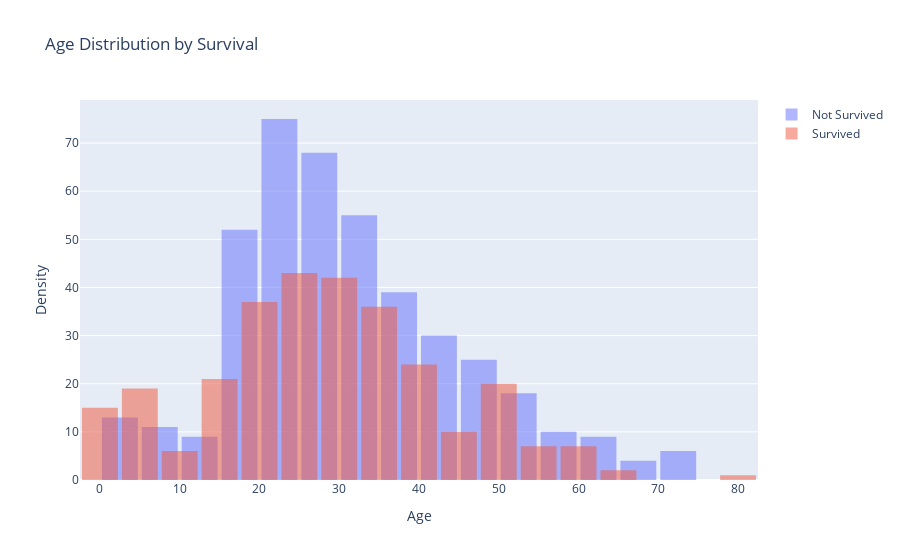

Notebook cell for this chart:
### Code cell
import plotly.express as px
import plotly.graph_objects as go


fig = go.Figure()

fig.add_trace(go.Histogram(x=df[df['Survived']==0]['Age'], name='Not Survived', opacity=0.5))
fig.add_trace(go.Histogram(x=df[df['Survived']==1]['Age'], name='Survived', opacity=0.5))

fig.update_layout(
    title='Age Distribution by Survival',
    xaxis_title='Age',
    yaxis_title='Density',
    barmode='overlay',  
    bargap=0.1, 
)

fig.show()

### Figure 1 — Plotly figure (JSON) as saved in the notebook; plotly's stock layout.template omitted (floating-point values rounded to 4 significant figures; data arrays with more than 128 entries replaced by an {"elided": "..."} marker saying what was removed)
{"data": [{"name": "Not Survived", "opacity": 0.5, "type": "histogram", "x": {"elided": "549 float values"}}, {"name": "Survived", "opacity": 0.5, "type": "histogram", "x": {"elided": "342 float values"}}], "layout": {"bargap": 0.1, "barmode": "overlay", "title": {"text": "Age Distribution by Survival"}, "xaxis": {"title": {"text": "Age"}}, "yaxis": {"title": {"text": "Density"}}}}
